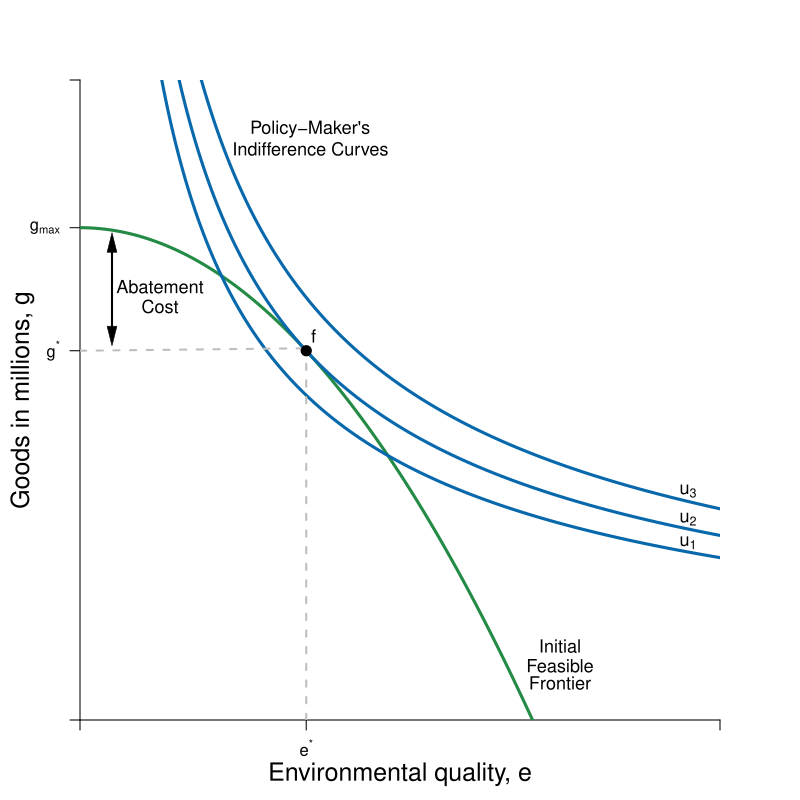

Recreate this plot in R.
#Graph Designer: Simon Halliday & Riley Boeth '17 & Madeleine Wettach '20
#Authors: Bowles, Foley and Halliday
#Title: Microeconomics: Competition, Conflict and Coordination

library(shape)
pdf(file = "constrained_optimization/step_by_step_graphs_3/indiff_feasible_environ_initial.pdf", width = 8, height = 8)

#Set parameters for graphics
axislabelsize <- 1.5
labelsize <- 1.1
graphlinewidth <- 3
segmentlinewidth <- 2

COL <- c("#7fc97f", "#beaed4", "#fdc086", "#ffff99", "#386cb0", "#f0027f", "#bf5b17", "#666666")
COLA <- c("#e0f3db", "#99d8c9","#66c2a4","#41ae76", "#238b45", "#005824")
COLB <- c("#4eb3d3", "#2b8cbe", "#0868ac","#084081")

#Edited the margins to cater for the larger LHS labels
par(mar =  c(4, 4, 4, 4))

#Feasibility frontier equation and new feasbility frontier equation with R&D

ppf <- function(x, y) {
  100-((x^2)/2)
}

ppf_rd <- function(x, y) {
  100-((x^2)/3)
}

#change alpha to .4

uFn <- function(x, y, alpha = 0.4){
  (x^alpha)*(y^(1-alpha))
}

#Add limits on axes and levels of utility for each indifference curve

ylims <- c(0, 130)
xlims <- c(0, 20)

npts <- 501 
x <- seq(xlims[1], xlims[2], length.out = npts)
y <- seq(ylims[1], ylims[2], length.out = npts) 

a <- c(27, 29.16, 31.616) #alpha = 0.4

plot(0, 0, xlim = xlims, ylim = ylims, type = "n",
     xlab = expression(paste("")),
     ylab = expression(paste("")), 
     xaxt = "n", 
     yaxt = "n", 
     cex.lab = axislabelsize, 
     bty = "n", 
     xaxs="i", 
     yaxs="i"
)

#x and y limits and ticks 

# ticksx <- seq(from = 0, to = xlims[2], by = 1)
# xlabels <- seq(from = 0, to = xlims[2], by = 1)
# ticksy <- seq(from = 0, to = ylims[2], by = 10)
# ylabels <- seq(from = 0, to = ylims[2], by = 10)

ticksx <- c(xlims[1], 7.07, 8.66, xlims[2])
xlabels <- c(NA, expression(paste(e^"*")), expression(paste(e[RD]^"*")), NA)
ticksy <- c(ylims[1], ppf(x = 7.07), 100, ylims[2])
ylabels <- c(NA, expression(paste(g^"*")), expression(paste(g[max])), NA)

axis(1, at = ticksx, pos = 0, labels = xlabels)
axis(2, at = ticksy, pos = 0, labels = ylabels, las = 1)

npts <- 500 
xx1 <- seq(xlims[1], xlims[2], length.out = npts)
xx2 <- seq(0, xlims[2], length.out = npts)
xx3 <- seq(xlims[1], 0, length.out = npts)
xx4 <- seq(-11, 0, length.out = npts)

Arrows(1, 78, 1, 97, col = "black", lty = 1, lwd = 2, code = 3, arr.type = "triangle", arr.lwd = 0.5)
text(2.5, 88, expression("Abatement"), cex = labelsize)
text(2.5, 84, expression("Cost"), cex = labelsize)

#Draw the feasibility frontiers
lines(xx1, ppf(xx1, y), col = COLA[5], lwd = graphlinewidth)
#lines(xx1, ppf_rd(xx1, y), col = COLA[5], lwd = graphlinewidth)

#Label the feasibility frontier frontier
text(14.8, 15, expression("Initial"), cex = labelsize)
text(14.8, 11, expression("Feasible"), cex = labelsize)
text(14.8, 7, expression("Frontier"), cex = labelsize)


#Label the feasibility frontier with R&D frontier
#text(18.2, 15, expression("Feasible"), cex = labelsize)
#text(18.2, 11, expression("Frontier"), cex = labelsize)
#text(18.2, 7, expression("With R&D"), cex = labelsize)
#Arrows(14.2, 3, 16.6, 3, col = "black", lty = 1, lwd = 2, arr.type = "triangle", arr.lwd = 0.5)

contour(x, y, 
        outer(x, y, uFn),
        drawlabels = FALSE,
        col = COLB[3],
        lwd = graphlinewidth,
        levels = a, 
        xaxs="i", 
        yaxs="i", 
        add = TRUE)

#Axis labels
mtext(expression(paste("Environmental quality, ", e)), side = 1, line = 2.5, cex = axislabelsize)
text(-1.8, 0.5*ylims[2], expression(paste("Goods in millions, ", g)), xpd = TRUE, cex = axislabelsize, srt = 90) 

#Label the indifference curves generally
text(7.2, 120, expression("Policy-Maker's"), cex = labelsize)
text(7.2, 116, expression("Indifference Curves"), cex = labelsize)

#Label the indifference curves and place labels properly
text(19, 36, expression(u[1]), cex = labelsize)
text(19, 40.8, expression(u[2]), cex = labelsize)
text(19, 46.5, expression(u[3]), cex = labelsize)

#Annotate max u point on feasibility with r&D frontier
#text(9.1, ppf_rd(8.66) + 3, expression(paste(h)), cex = labelsize)
#segments(8.66, 0, 8.66, ppf_rd(x = 8.66), lty = 2, col = "gray", lwd = segmentlinewidth)
#segments(0, ppf_rd(x = 8.66), 8.66, ppf_rd(x = 8.66), lty = 2, col = "gray", lwd = segmentlinewidth)
#points(8.66, ppf_rd(x = 8.66), pch = 16, col = "black", cex = 1.5)

#Annotate max u point on feasibility frontier
text(7.3, ppf(7.07) + 3, expression(paste(f)), cex = labelsize)
segments(7.07, 0, 7.07, ppf(x = 7.07), lty = 2, col = "gray", lwd = segmentlinewidth)
segments(0, ppf(x = 7.07), 7.07, ppf(x = 7.07), lty = 2, col = "gray", lwd = segmentlinewidth)
points(7.07, ppf(x = 7.07), pch = 16, col = "black", cex = 1.5)

#Added arrow for abatement costs and labeled the arrow as such
# arrows(.2, 75, .2, 100, length = 0.1, angle = 30, code = 3, col = par("fg"), lty = par("lty"),   lwd = par("lwd"))
# text(1.71, 88, expression(paste("Abatement")), cex = labelsize)
# text(1.05, 84, expression(paste("Costs")), cex = labelsize)


dev.off()
